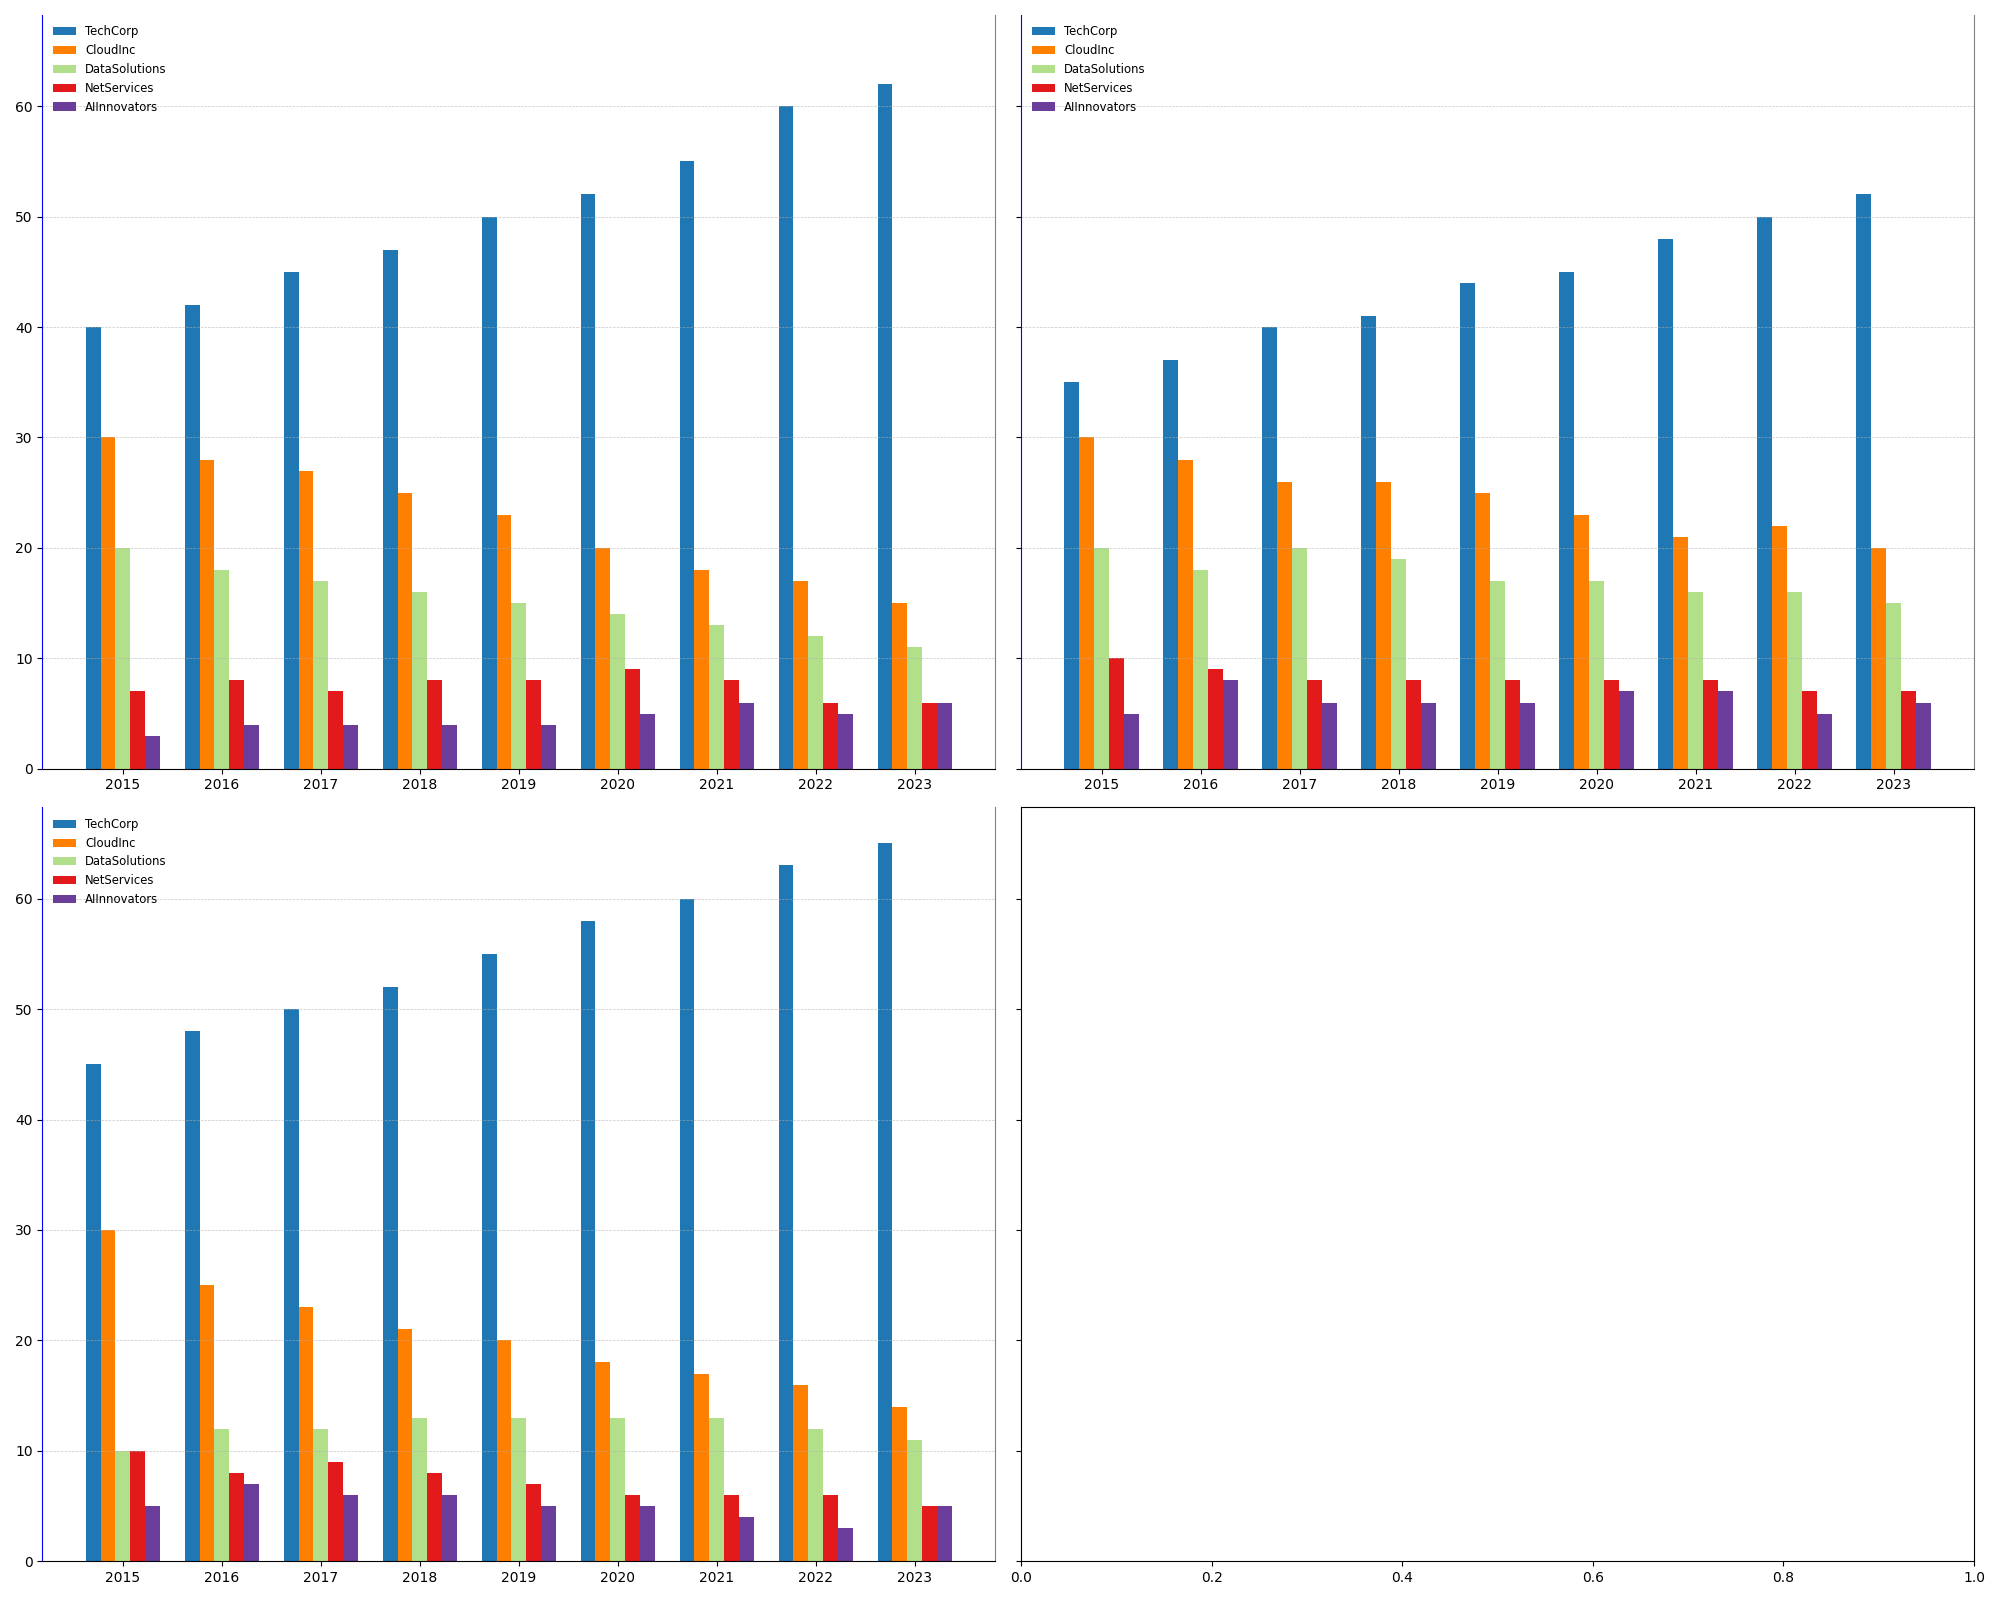

This chart was generated by the following Python code:
import matplotlib.pyplot as plt
import numpy as np

# Define the data
years = np.arange(2015, 2024)
companies = ['TechCorp', 'CloudInc', 'DataSolutions', 'NetServices', 'AIInnovators']

storage_share = np.array([
    [40, 42, 45, 47, 50, 52, 55, 60, 62],
    [30, 28, 27, 25, 23, 20, 18, 17, 15],
    [20, 18, 17, 16, 15, 14, 13, 12, 11],
    [7, 8, 7, 8, 8, 9, 8, 6, 6],
    [3, 4, 4, 4, 4, 5, 6, 5, 6]
])

computing_share = np.array([
    [35, 37, 40, 41, 44, 45, 48, 50, 52],
    [30, 28, 26, 26, 25, 23, 21, 22, 20],
    [20, 18, 20, 19, 17, 17, 16, 16, 15],
    [10, 9, 8, 8, 8, 8, 8, 7, 7],
    [5, 8, 6, 6, 6, 7, 7, 5, 6]
])

ai_services_share = np.array([
    [45, 48, 50, 52, 55, 58, 60, 63, 65],
    [30, 25, 23, 21, 20, 18, 17, 16, 14],
    [10, 12, 12, 13, 13, 13, 13, 12, 11],
    [10, 8, 9, 8, 7, 6, 6, 6, 5],
    [5, 7, 6, 6, 5, 5, 4, 3, 5]
])

fig, axes = plt.subplots(nrows=2, ncols=2, figsize=(20, 16), sharey=True)

# New set of colors
colors = ['#1f78b4', '#ff7f00', '#b2df8a', '#e31a1c', '#6a3d9a']

market_share_data = [storage_share, computing_share, ai_services_share]

for ax, data in zip(axes.flat[:3], market_share_data):  # Only use the first three axes, skipping the fourth
    bar_width = 0.15
    x_indexes = np.arange(len(years))
    
    for i in range(len(companies)):
        ax.bar(x_indexes + i * bar_width, data[i], width=bar_width, color=colors[i])
    
    ax.set_xticks(x_indexes + bar_width * 2)
    ax.set_xticklabels(years)
    ax.grid(axis='y', linestyle='--', linewidth=0.5, alpha=0.7)
    ax.spines['top'].set_visible(False)
    ax.spines['right'].set_color('grey')
    ax.spines['left'].set_color('blue')
    ax.legend(companies, loc='upper left', fontsize='small', frameon=False)

plt.tight_layout()

plt.show()
